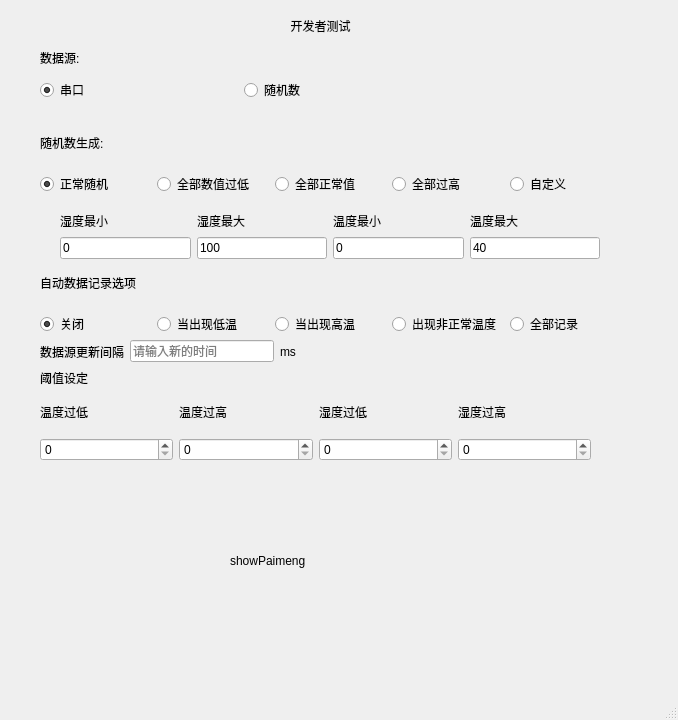
<?xml version="1.0" encoding="UTF-8"?>
<ui version="4.0">
 <class>devTool</class>
 <widget class="QMainWindow" name="devTool">
  <property name="geometry">
   <rect>
    <x>0</x>
    <y>0</y>
    <width>678</width>
    <height>720</height>
   </rect>
  </property>
  <property name="windowTitle">
   <string>devTool</string>
  </property>
  <widget class="QWidget" name="centralwidget">
   <widget class="QLabel" name="title">
    <property name="geometry">
     <rect>
      <x>230</x>
      <y>10</y>
      <width>181</width>
      <height>31</height>
     </rect>
    </property>
    <property name="text">
     <string>开发者测试</string>
    </property>
    <property name="alignment">
     <set>Qt::AlignCenter</set>
    </property>
   </widget>
   <widget class="QLabel" name="showPaimeng">
    <property name="geometry">
     <rect>
      <x>230</x>
      <y>480</y>
      <width>181</width>
      <height>161</height>
     </rect>
    </property>
    <property name="text">
     <string>showPaimeng</string>
    </property>
   </widget>
   <widget class="QWidget" name="layoutWidget">
    <property name="geometry">
     <rect>
      <x>40</x>
      <y>120</y>
      <width>581</width>
      <height>91</height>
     </rect>
    </property>
    <layout class="QVBoxLayout" name="verticalLayout">
     <item>
      <widget class="QLabel" name="label">
       <property name="maximumSize">
        <size>
         <width>100</width>
         <height>20</height>
        </size>
       </property>
       <property name="text">
        <string>随机数生成:</string>
       </property>
      </widget>
     </item>
     <item>
      <layout class="QHBoxLayout" name="horizontalLayout">
       <item>
        <widget class="QRadioButton" name="randMode_NorMal">
         <property name="text">
          <string>正常随机</string>
         </property>
         <property name="checked">
          <bool>true</bool>
         </property>
         <attribute name="buttonGroup">
          <string notr="true">buttonGroup</string>
         </attribute>
        </widget>
       </item>
       <item>
        <widget class="QRadioButton" name="randModeAllLow">
         <property name="text">
          <string>全部数值过低</string>
         </property>
         <attribute name="buttonGroup">
          <string notr="true">buttonGroup</string>
         </attribute>
        </widget>
       </item>
       <item>
        <widget class="QRadioButton" name="randModeAllOK">
         <property name="text">
          <string>全部正常值</string>
         </property>
         <attribute name="buttonGroup">
          <string notr="true">buttonGroup</string>
         </attribute>
        </widget>
       </item>
       <item>
        <widget class="QRadioButton" name="randModeALLHIGH">
         <property name="text">
          <string>全部过高</string>
         </property>
         <attribute name="buttonGroup">
          <string notr="true">buttonGroup</string>
         </attribute>
        </widget>
       </item>
       <item>
        <widget class="QRadioButton" name="radioButton">
         <property name="text">
          <string>自定义</string>
         </property>
         <attribute name="buttonGroup">
          <string notr="true">buttonGroup</string>
         </attribute>
        </widget>
       </item>
      </layout>
     </item>
    </layout>
   </widget>
   <widget class="QWidget" name="layoutWidget_2">
    <property name="geometry">
     <rect>
      <x>40</x>
      <y>260</y>
      <width>581</width>
      <height>91</height>
     </rect>
    </property>
    <layout class="QVBoxLayout" name="verticalLayout_2">
     <item>
      <widget class="QLabel" name="label_2">
       <property name="maximumSize">
        <size>
         <width>140</width>
         <height>20</height>
        </size>
       </property>
       <property name="text">
        <string>自动数据记录选项</string>
       </property>
      </widget>
     </item>
     <item>
      <layout class="QHBoxLayout" name="horizontalLayout_2">
       <item>
        <widget class="QRadioButton" name="randMode_NorMal_2">
         <property name="text">
          <string>关闭</string>
         </property>
         <property name="checked">
          <bool>true</bool>
         </property>
         <attribute name="buttonGroup">
          <string notr="true">autoSaveSelec</string>
         </attribute>
        </widget>
       </item>
       <item>
        <widget class="QRadioButton" name="randModeAllLow_2">
         <property name="text">
          <string>当出现低温</string>
         </property>
         <attribute name="buttonGroup">
          <string notr="true">autoSaveSelec</string>
         </attribute>
        </widget>
       </item>
       <item>
        <widget class="QRadioButton" name="randModeAllOK_2">
         <property name="text">
          <string>当出现高温</string>
         </property>
         <attribute name="buttonGroup">
          <string notr="true">autoSaveSelec</string>
         </attribute>
        </widget>
       </item>
       <item>
        <widget class="QRadioButton" name="randModeALLHIGH_2">
         <property name="text">
          <string>出现非正常温度</string>
         </property>
         <attribute name="buttonGroup">
          <string notr="true">autoSaveSelec</string>
         </attribute>
        </widget>
       </item>
       <item>
        <widget class="QRadioButton" name="radioButton_2">
         <property name="text">
          <string>全部记录</string>
         </property>
         <attribute name="buttonGroup">
          <string notr="true">autoSaveSelec</string>
         </attribute>
        </widget>
       </item>
      </layout>
     </item>
    </layout>
   </widget>
   <widget class="QWidget" name="layoutWidget">
    <property name="geometry">
     <rect>
      <x>40</x>
      <y>340</y>
      <width>256</width>
      <height>23</height>
     </rect>
    </property>
    <layout class="QHBoxLayout" name="horizontalLayout_3">
     <item>
      <widget class="QLabel" name="dataSourceLable">
       <property name="text">
        <string>数据源更新间隔</string>
       </property>
      </widget>
     </item>
     <item>
      <widget class="QLineEdit" name="datasourceInput">
       <property name="placeholderText">
        <string>请输入新的时间</string>
       </property>
      </widget>
     </item>
     <item>
      <widget class="QLabel" name="datasourceOB">
       <property name="text">
        <string>ms</string>
       </property>
      </widget>
     </item>
    </layout>
   </widget>
   <widget class="QWidget" name="layoutWidget">
    <property name="geometry">
     <rect>
      <x>60</x>
      <y>210</y>
      <width>540</width>
      <height>49</height>
     </rect>
    </property>
    <layout class="QHBoxLayout" name="customSetting">
     <item>
      <layout class="QVBoxLayout" name="verticalLayout_6">
       <item>
        <widget class="QLabel" name="label_3">
         <property name="text">
          <string>湿度最小</string>
         </property>
        </widget>
       </item>
       <item>
        <widget class="QLineEdit" name="humMinCus">
         <property name="text">
          <string>0</string>
         </property>
        </widget>
       </item>
      </layout>
     </item>
     <item>
      <layout class="QVBoxLayout" name="verticalLayout_5">
       <item>
        <widget class="QLabel" name="label_4">
         <property name="text">
          <string>湿度最大</string>
         </property>
        </widget>
       </item>
       <item>
        <widget class="QLineEdit" name="humMaxCus">
         <property name="text">
          <string>100</string>
         </property>
        </widget>
       </item>
      </layout>
     </item>
     <item>
      <layout class="QVBoxLayout" name="verticalLayout_4">
       <item>
        <widget class="QLabel" name="label_5">
         <property name="text">
          <string>温度最小</string>
         </property>
        </widget>
       </item>
       <item>
        <widget class="QLineEdit" name="tmpMinCus">
         <property name="text">
          <string>0</string>
         </property>
        </widget>
       </item>
      </layout>
     </item>
     <item>
      <layout class="QVBoxLayout" name="verticalLayout_3">
       <item>
        <widget class="QLabel" name="label_6">
         <property name="text">
          <string>温度最大</string>
         </property>
        </widget>
       </item>
       <item>
        <widget class="QLineEdit" name="tmpMaxCus">
         <property name="text">
          <string>40</string>
         </property>
        </widget>
       </item>
      </layout>
     </item>
    </layout>
   </widget>
   <widget class="QLabel" name="label_7">
    <property name="geometry">
     <rect>
      <x>40</x>
      <y>50</y>
      <width>58</width>
      <height>16</height>
     </rect>
    </property>
    <property name="text">
     <string>数据源:</string>
    </property>
   </widget>
   <widget class="QWidget" name="horizontalLayoutWidget">
    <property name="geometry">
     <rect>
      <x>40</x>
      <y>70</y>
      <width>401</width>
      <height>41</height>
     </rect>
    </property>
    <layout class="QHBoxLayout" name="horizontalLayout_4">
     <item>
      <widget class="QRadioButton" name="isSerial">
       <property name="text">
        <string>串口</string>
       </property>
       <property name="checked">
        <bool>true</bool>
       </property>
       <attribute name="buttonGroup">
        <string notr="true">buttonGroup_2</string>
       </attribute>
      </widget>
     </item>
     <item>
      <widget class="QRadioButton" name="isRandom">
       <property name="text">
        <string>随机数</string>
       </property>
       <attribute name="buttonGroup">
        <string notr="true">buttonGroup_2</string>
       </attribute>
      </widget>
     </item>
    </layout>
   </widget>
   <widget class="QWidget" name="layoutWidget">
    <property name="geometry">
     <rect>
      <x>40</x>
      <y>370</y>
      <width>551</width>
      <height>91</height>
     </rect>
    </property>
    <layout class="QVBoxLayout" name="verticalLayout_8">
     <item>
      <widget class="QLabel" name="label_8">
       <property name="maximumSize">
        <size>
         <width>16777215</width>
         <height>15</height>
        </size>
       </property>
       <property name="text">
        <string>阈值设定</string>
       </property>
      </widget>
     </item>
     <item>
      <layout class="QVBoxLayout" name="verticalLayout_7">
       <item>
        <layout class="QHBoxLayout" name="horizontalLayout_6">
         <item>
          <widget class="QLabel" name="label_9">
           <property name="text">
            <string>温度过低</string>
           </property>
          </widget>
         </item>
         <item>
          <widget class="QLabel" name="label_10">
           <property name="text">
            <string>温度过高</string>
           </property>
          </widget>
         </item>
         <item>
          <widget class="QLabel" name="label_11">
           <property name="text">
            <string>湿度过低</string>
           </property>
          </widget>
         </item>
         <item>
          <widget class="QLabel" name="label_12">
           <property name="text">
            <string>湿度过高</string>
           </property>
          </widget>
         </item>
        </layout>
       </item>
       <item>
        <layout class="QHBoxLayout" name="horizontalLayout_5">
         <item>
          <widget class="QSpinBox" name="tempLow"/>
         </item>
         <item>
          <widget class="QSpinBox" name="tempHigh"/>
         </item>
         <item>
          <widget class="QSpinBox" name="humLow"/>
         </item>
         <item>
          <widget class="QSpinBox" name="humHigh"/>
         </item>
        </layout>
       </item>
      </layout>
     </item>
    </layout>
   </widget>
  </widget>
  <widget class="QMenuBar" name="menubar">
   <property name="geometry">
    <rect>
     <x>0</x>
     <y>0</y>
     <width>678</width>
     <height>24</height>
    </rect>
   </property>
  </widget>
  <widget class="QStatusBar" name="statusbar"/>
 </widget>
 <resources/>
 <connections/>
 <buttongroups>
  <buttongroup name="buttonGroup"/>
  <buttongroup name="autoSaveSelec"/>
  <buttongroup name="buttonGroup_2"/>
 </buttongroups>
</ui>
